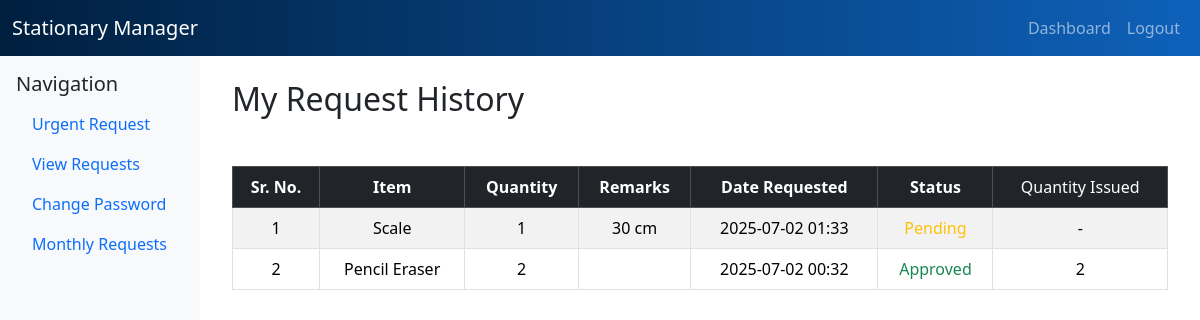
Screenshot of /view-requests (signed in) with the database file from the repository.
### models.py (models this page shows)
class RequestModel(db.Model):
    id = db.Column(db.Integer , primary_key=True , autoincrement=True)
    user_id = db.Column(db.Integer, db.ForeignKey('user.id'), nullable = False)
    user = db.relationship('User', backref='requests')
    item = db.Column(db.String(100), nullable = False)
    quantity = db.Column(db.Integer , nullable=True)
    remarks = db.Column(db.String(200), nullable=True)
    date_requested = db.Column(db.DateTime, default=datetime.now)
    status = db.Column(db.String(20) , default ='Pending')
    quantity_issued = db.Column(db.Integer, nullable = True)

### app.py (the view)
@app.route('/view-requests')
def view_employee_requests():
    if 'user_id' not in session or session.get('role') != 'employee':
        return redirect('/login')
    user_id = session['user_id']
    my_requests= RequestModel.query.filter_by(user_id=user_id).order_by(RequestModel.date_requested.desc()).all()
    return render_template('emp_view_requests.html', requests = my_requests,role='employee')

### app.py (called while the page is built)
@app.context_processor
def inject_is_ad_or_head():
    user_id =  session.get('user_id')
    is_ad_or_head = False
    if user_id:
        is_ad_or_head = Department.query.filter(
            (Department.head_id == user_id) | (Department.ad_id == user_id)
        ).first() is not None
    return dict(is_ad_or_head=is_ad_or_head)

### templates/emp_view_requests.html (shortened to what this page needs)
{% extends 'base.html' %}
{% block body %}
<h2 class="mt-5">My Request History</h2>
<table class="table table-bordered mt-5 table-striped">
    <thead class="table-bordered table-dark">
        <tr>
            <th style="text-align: center;">Sr. No.</th>
            <th style="text-align: center;">Item</th>
            <th style="text-align: center;">Quantity</th>
            <th style="text-align: center;">Remarks</th>
            <th style="text-align: center;">Date Requested</th>
            <th style="text-align: center;">Status</th>
            <td style="text-align: center;">Quantity Issued</td>
        </tr>
    </thead>
    <tbody>
        {% for req in requests %}
        <tr>
           <td style="text-align: center;">{{ loop.index }}</td>
            <td style="text-align: center;">{{ req.item }}</td>
            <td style="text-align: center;">{{ req.quantity }}</td>
            <td style="text-align: center;">{{ req.remarks }}</td>
            <td style="text-align: center;">{{ req.date_requested.strftime('%Y-%m-%d %H:%M') }}</td>
            <td style="text-align: center;">
                {% if req.status == 'Approved' %}
                    <span class = "text-success">Approved</span>
                {% elif  req.status == 'Rejected' %}
                    <span class="text-danger">Rejected</span>
                {% else %}
                    <span class="text-warning">Pending</span>
                {% endif %}
            </td>
            <td style="text-align: center;">{{ req.quantity_issued or '-' }}</td>
        </tr>
        {% endfor %}
    </tbody>
</table>
{% endblock %}

### templates/base.html (style rules this page uses)
body { min-height: 100vh; display: flex; flex-direction: column; }

### rows the page displays
RequestModel: item "Scale", quantity "1", remarks "30 cm", date_requested "2025-07-02 01:33", status "Pending", quantity_issued "-"
RequestModel: item "Pencil Eraser", quantity "2", date_requested "2025-07-02 00:32", status "Approved", quantity_issued "2"
